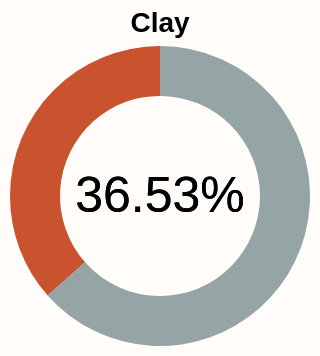

Here is the Vega-Lite specification saved for this chart:
### Vega-Lite specification from a JSON file in a GitHub repository (floating-point values rounded to 4 significant figures)
{"$schema": "https://vega.github.io/schema/vega-lite/v5.json", "width": 150, "height": 150, "config": {"view": {"stroke": null}}, "title": {"text": "Clay", "fontSize": 14}, "data": {"values": [{"Surface": "Clay", "Percentage": "0.3653"}, {"Surface": "Other", "Percentage": "0.6347"}]}, "layer": [{"mark": {"type": "arc", "innerRadius": 50}}, {"mark": {"type": "text", "text": "36.53%", "fontSize": 25}, "encoding": {"color": {"value": "black"}}}], "encoding": {"theta": {"field": "Percentage", "type": "quantitative"}, "color": {"field": "Surface", "type": "nominal", "legend": null, "scale": {"domain": ["Clay", "Other"], "range": ["#c9532e", "#95A5A6"]}}, "tooltip": [{"field": "Surface", "type": "nominal"}, {"field": "Percentage", "type": "quantitative", "title": "Percentage of games played on this surface", "format": ".2%"}]}, "background": "#fffcf9"}
